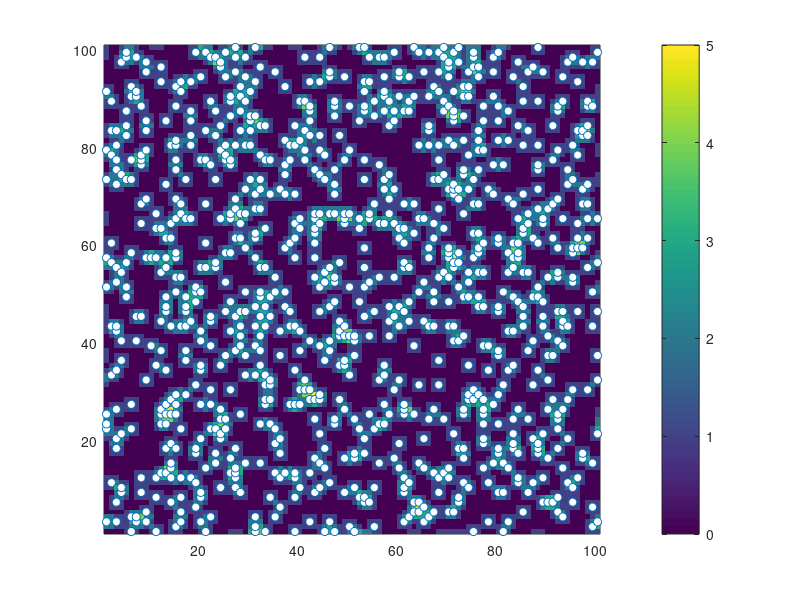

Write the MATLAB code that produced this figure.

close all; clc; clear

S=100;
X = full(sprand(S,S,0.1)>0);

a = 1:S;
ap = [2:S, 1];
am = [S 1:S-1];

N = X(ap,ap)+X(ap,a)+X(ap,am)+X(a,am)+ ...
X(am,am)+X(am,a)+X(am,ap)+X(a,ap);

Npad = [ zeros(1,S) 0 ; N zeros(S,1)];
pcolor(flipud(Npad)); 
colorbar
shading flat
hold on;
[x,y] = find(flipud(X));
plot(y+0.5,x+0.5,'o','MarkerFaceColor','w');
hold off;